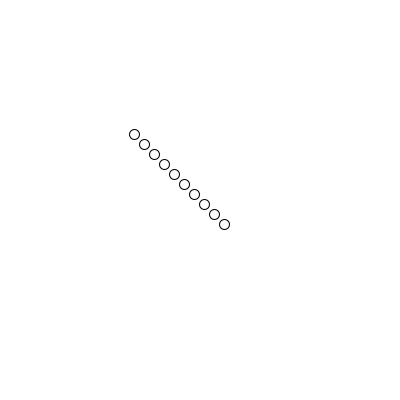
Frame 1 (no input)
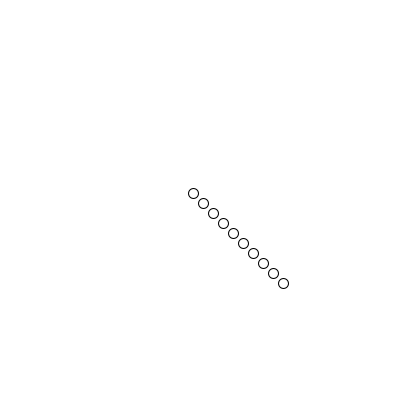
Frame 60 (the mouse pressed at the canvas centre just before this capture)
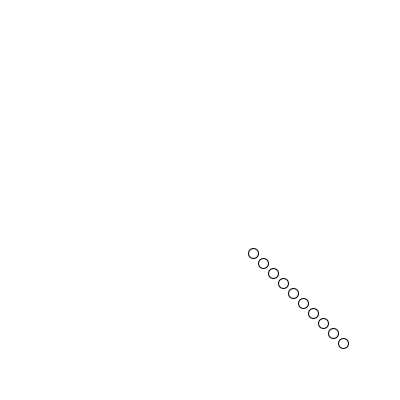
Frame 120 (the mouse held since frame 60 and released just before this capture)

The Processing sketch that drew these frames (run headless with seeded random() and noise(); from frame 60 on, the mouse is pressed at the canvas centre):

// Processing sketch: Task4_circleObjects_Array
// ── Task4_circleObjects_Array.pde
Circle[] circles = new Circle[10];

void setup() {
  size(400, 400);

  for (int i = 0; i<circles.length; i++) {
    circles[i] = new Circle(width/3 + i*10, height/3 + i*10);
    circles[i].display();
  }
}

void draw() {
  background(255);
  for (Circle c : circles) {
    c.move(1, 1); // rykker fra dx og dy et pixel af gangen
  }
}

// ── Circle.pde
class Circle {
  int xposition;
  int yposition;

  Circle(int xposition, int yposition) {
    this.xposition=xposition;
    this.yposition=yposition;
  }
  
    void display() {
    ellipse(xposition, yposition, 10, 10);
  }
  void move(int dx, int dy) {
  xposition += dx;
  yposition += dy;
  display();
}

  
}
